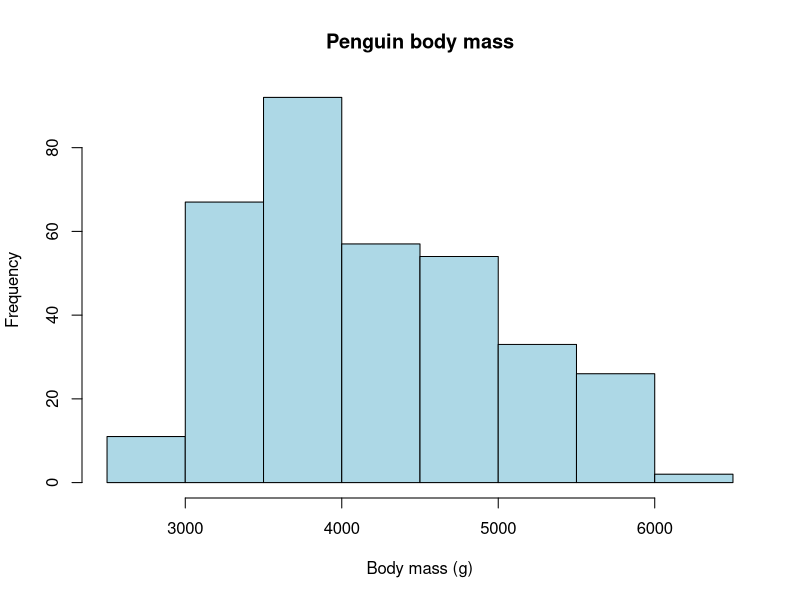
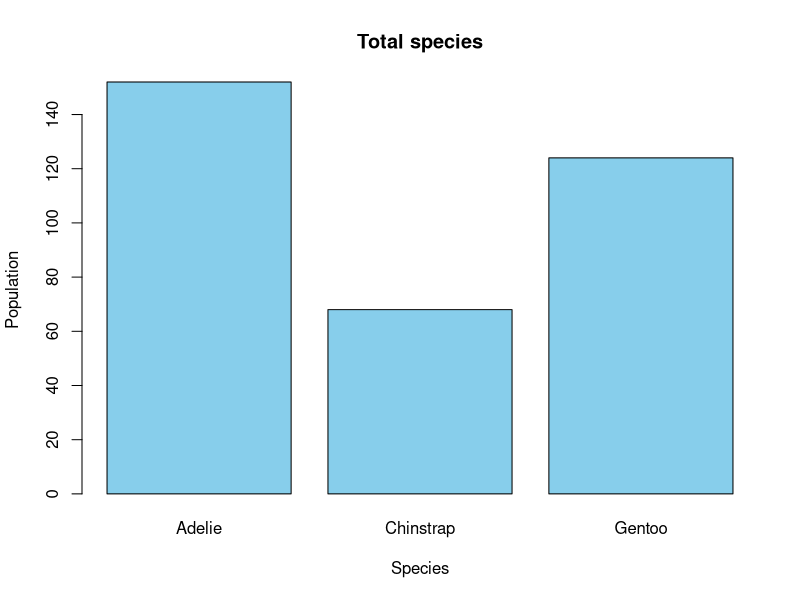
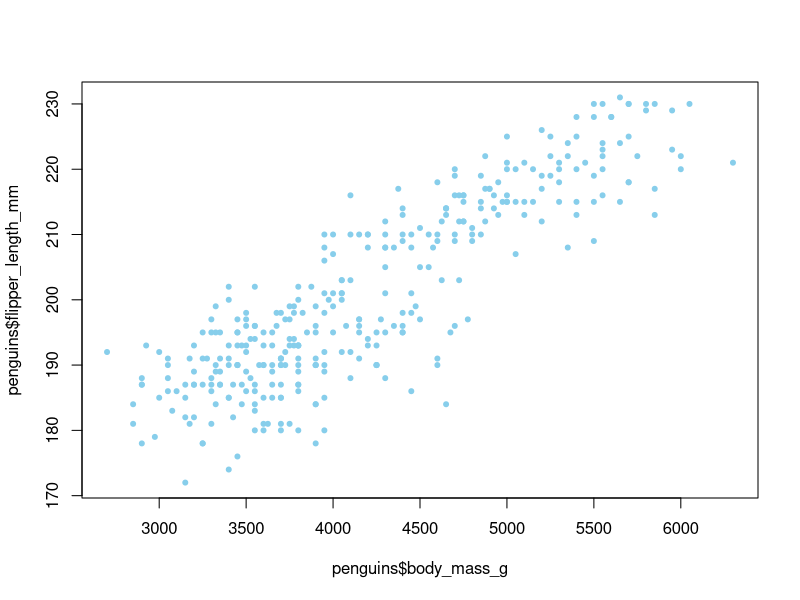

Reproduce these figures in R, in order.
## ---- chunk 1

## ---- chunk 2
library('palmerpenguins')
## ---- chunk 3
dim(penguins)
## ---- chunk 4
head(penguins)
## ---- chunk 5
summary(penguins)
## ---- chunk 6
sum(is.na(penguins$body_mass_g))
## ---- chunk 7
summary(penguins$body_mass_g)
## ---- chunk 8
hist(penguins$body_mass_g,
     main = "Penguin body mass",
    xlab = 'Body mass (g)',
    col = 'lightblue')
## ---- chunk 9
summary(penguins$species)
## ---- chunk 10
plot(penguins$species,
     main='Total species',
     xlab='Species',
     ylab='Population',
     col='skyblue')
## ---- chunk 11
plot(penguins$body_mass_g, penguins$flipper_length_mm,
     col = 'skyblue',
     pch = 20)
## ---- chunk 12
sd(penguins$body_mass_g, na.rm=TRUE)
